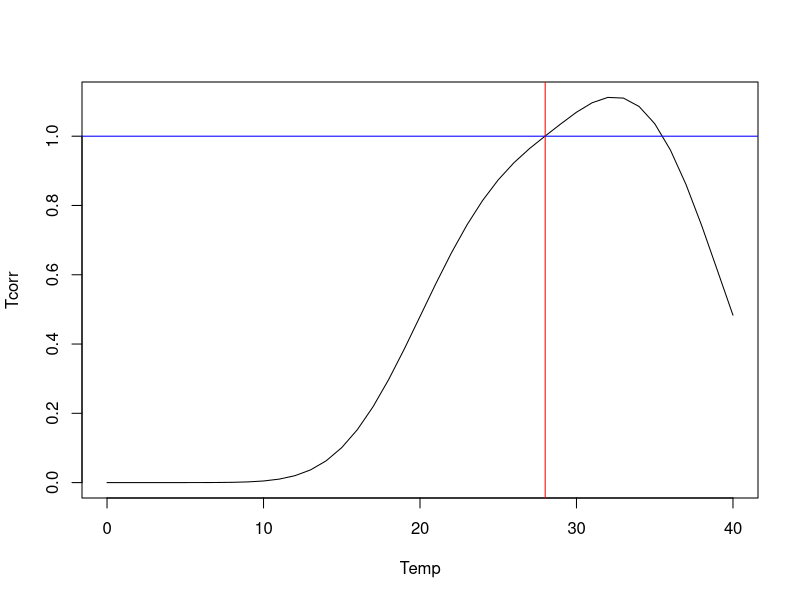

Recreate this plot in R.
# Script to test thermal sensitivities of Atlantis GBR groups

# * Equation from Gary G - Tdep_di=log(2)*0.851*(1.066.^T_i).*exp(-((abs(T_i-T_opt_nitzschia)).^3)./1000)

# Tcorr = ln(2)*phiA*ConsB^(T)*exp(-phiC*(|T-Topt|^Cons)/phiCorr))

# see User Guide I pag. 195 for details

# making biological sense of these will be hard, need to check G Griffith's thesis for details.
# keep in mind that translating any study to these will be very difficult, i.e. this will be hard to parameterise
# in general, Tcorr needs to be able of modifying variables the right way

library(ggplot2)

phiA <- 0.551 # this is species-specific (temp_coefftA_XXX) 
ConsB <- 1.035 # this is global(temp_coefftB) # these 2 together adjust the magnitude of Tcorr
phiC <- 1.5 # this is global (temp_coefftC) # this adjusts the steepness of the decline 
Topt <- 28.5 # this is species-specific (q10_optimal_temp_XXX)
Cons <- 3 # this is global (temp_exp) this decides the position and the width of the hump, the higher the narrower the thermal window
phiCorr <- 2000 # this is species-specific (q10_correction_XXX) andd it is the width of the hump, the higher the broader

Temp <- 0:40

Tcorr <- log(2) * phiA * ConsB^(Temp) * exp(-phiC*(((abs(Temp-Topt))^Cons)/phiCorr))

plot(Temp, Tcorr, "l")
abline(v = 28, col = "red")
abline(h = 1, col = "blue")

# comes out slightly different from the manual, Tcorr is higher consistently here, not sure why as the 
# method seems the same. seems like log10 was used for that plot in the manual

